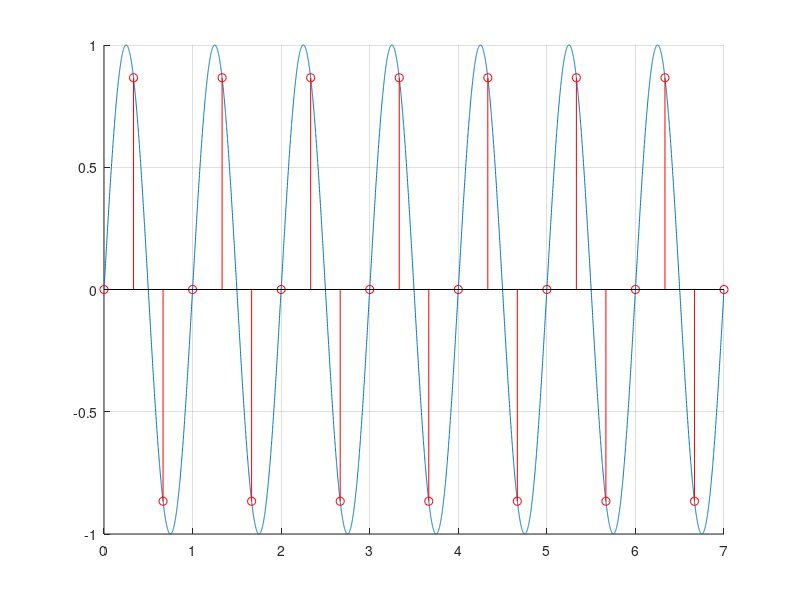

The MATLAB script that drew this image:
clc
clear all
close all

f1=1;
fs=3;

t0=0;
dt=0.001;
tf=7;

t=t0:dt:tf;

xt=sin(2*pi*f1*t);


grid on

n=0:floor((tf-t0).*fs);
xn=sin(2*pi*(f1/fs)*n);
hold on
plot(t,xt)
stem(n/fs,xn,'r')
hold off
